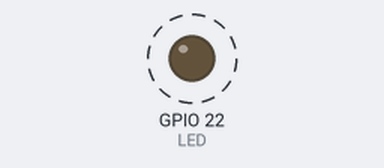
Simulated run of this sketch. Board: ESP32. On the bench: output pins drawn as LEDs (lit = HIGH). Dashed ring = blinking.

Above: at 0.5 s.
Timing chart, 0 to 3.0 s (numbered marks = the images above):
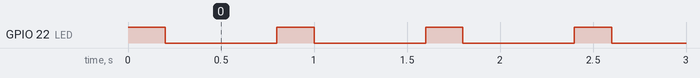

The sketch:

03-ledsos-code.ino
```cpp
const int LED = 22;
void setup() {
   pinMode(LED , OUTPUT);
}

void loop() {
  digitalWrite(LED , HIGH);
  delay(200);

  digitalWrite(LED , LOW);
  delay(600);

}
```

Measured:
- by itself, GPIO 22 (LED): alternates HIGH for 0.20 s and LOW for 0.60 s
